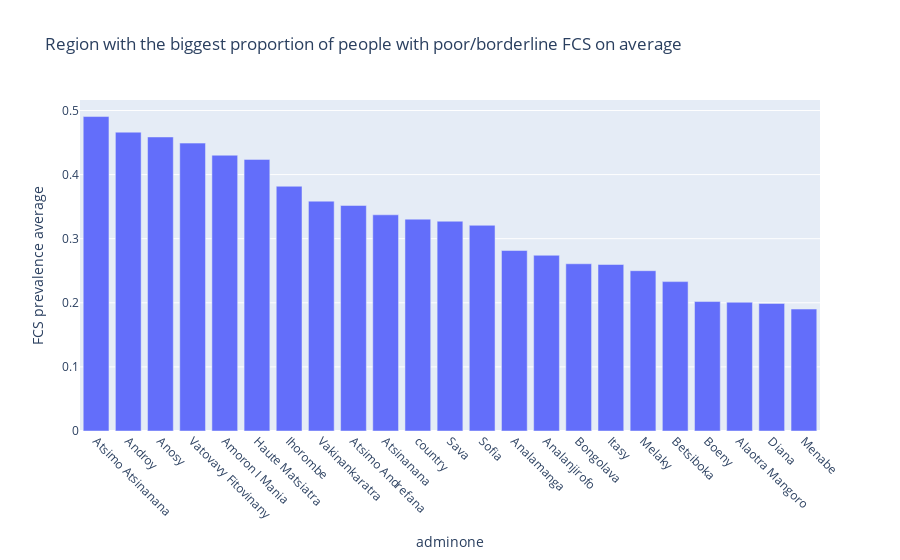

This figure's notebook cell:
### Markdown cell above
# Extracting key informations :

### Code cell
### 1. The region with the biggest proportion of people with poor/borderline fcs on average

def avg_fcs_people(df):
    avg = df['fcs prevalence'].groupby(df['adminone']).mean().sort_values(ascending=False)
    fig = px.bar(
        avg,
        x=avg.index,
        y=avg.values,
        title="Region with the biggest proportion of people with poor/borderline FCS on average",
        labels={"x": "Region", "y": "FCS prevalence average"}
    )
    fig.update_layout(xaxis_tickangle=45)
    return fig

avg_fcs_people(df)

### Figure 1 — Plotly figure (JSON) as saved in the notebook; plotly's stock layout.template omitted (floating-point values rounded to 4 significant figures)
{"data": [{"alignmentgroup": "True", "hovertemplate": "adminone=%{x}<br>FCS prevalence average=%{y}<extra></extra>", "legendgroup": "", "marker": {"color": "#636efa", "pattern": {"shape": ""}}, "name": "", "offsetgroup": "", "orientation": "v", "showlegend": false, "textposition": "auto", "type": "bar", "x": ["Atsimo Atsinanana", "Androy", "Anosy", "Vatovavy Fitovinany", "Amoron I Mania", "Haute Matsiatra", "Ihorombe", "Vakinankaratra", "Atsimo Andrefana", "Atsinanana", "country", "Sava", "Sofia", "Analamanga", "Analanjirofo", "Bongolava", "Itasy", "Melaky", "Betsiboka", "Boeny", "Alaotra Mangoro", "Diana", "Menabe"], "xaxis": "x", "y": [0.4906, 0.4662, 0.4587, 0.4492, 0.4302, 0.4237, 0.3818, 0.3586, 0.3519, 0.3373, 0.3305, 0.3273, 0.3209, 0.2816, 0.2742, 0.2609, 0.2598, 0.2501, 0.2331, 0.202, 0.2009, 0.199, 0.1903], "yaxis": "y"}], "layout": {"barmode": "relative", "legend": {"tracegroupgap": 0}, "title": {"text": "Region with the biggest proportion of people with poor/borderline FCS on average"}, "xaxis": {"anchor": "y", "domain": [0, 1], "tickangle": 45, "title": {"text": "adminone"}}, "yaxis": {"anchor": "x", "domain": [0, 1], "title": {"text": "FCS prevalence average"}}}}
